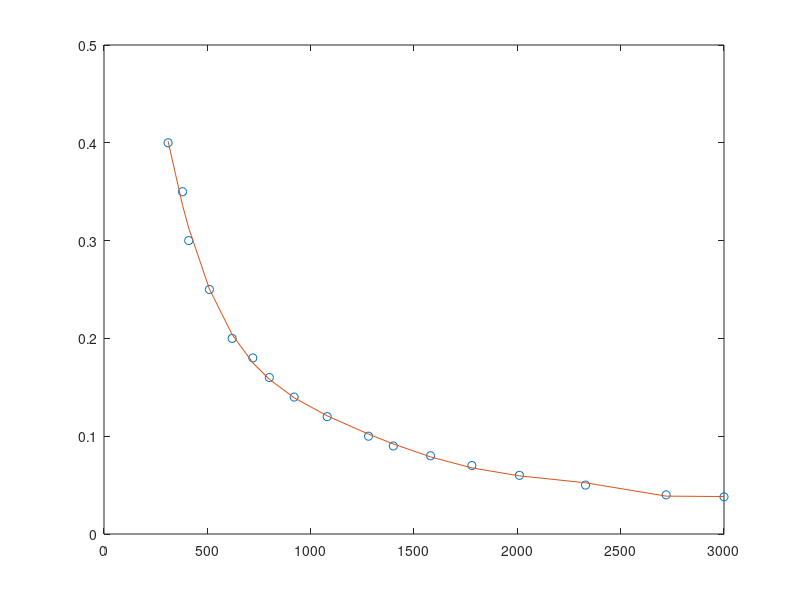
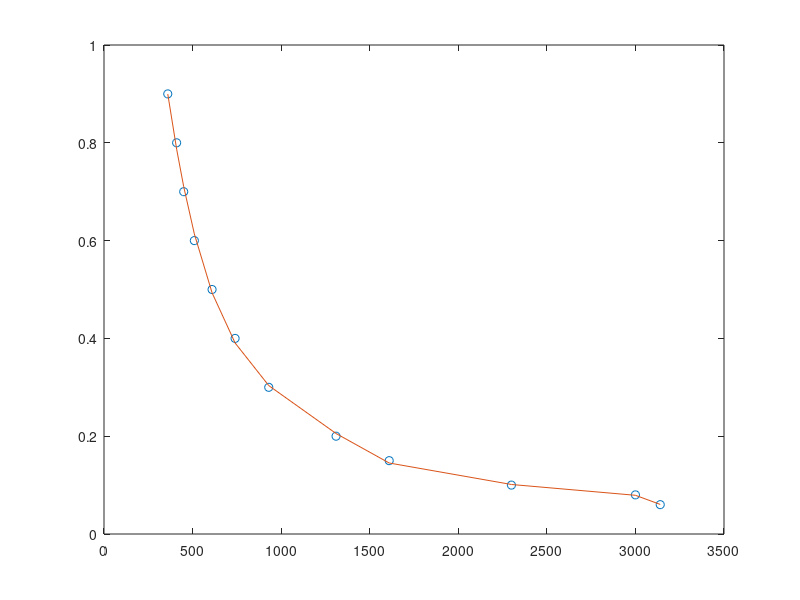
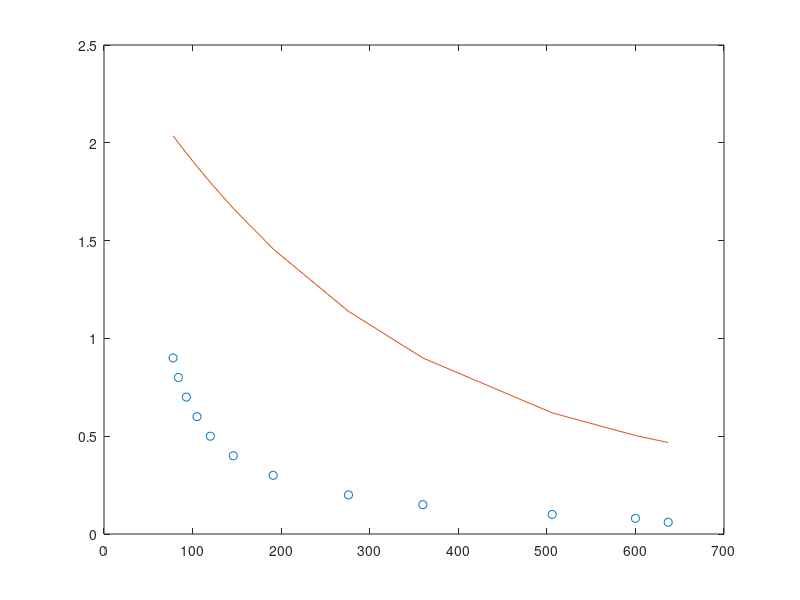

Here is the MATLAB script that generated these plots, in order: (Note: this script raises an error after producing the figures.)
format LONGE

% GP2D120, Kobuki's analog port
V = [  3000 2720 2330 2010 1780 1580 1400 1280 1080  920  800  720  620  510  410  380  310 ];
D = [ 0.038 0.04 0.05 0.06 0.07 0.08 0.09 0.10 0.12 0.14 0.16 0.18 0.20 0.25 0.30 0.35 0.40 ];

p = polyfit(V,D,6)
f = polyval(p,V);

figure
plot(V,D,'o',V,f,'-')

% GP2Y0A21YK, OpenCM and Kobuki's analog port
V = [  3140 3000 2300 1610 1310  930  740  610  510  450  410  360];
D = [  0.06 0.08 0.10 0.15 0.20 0.30 0.40 0.50 0.60 0.70 0.80 0.90];

p = polyfit(V,D,6)
f = polyval(p,V);

figure
plot(V,D,'o',V,f,'-')

% GP2Y0A21YK, Arduino's analog port
V = [   78  84  93 105 120 146 191 276 360  506  600  637 ];
D = [  0.9 0.8 0.7 0.6 0.5 0.4 0.3 0.2 0.15 0.1 0.08 0.06 ];
%D = D.*100

%p = polyfit(V,D,6)
f = polyval(p,V);

figure
plot(V,D,'o',V,f,'-')


R = load('~/.ros/READINGS');

s = size(R)
cov(R(:,1))
avg = 0;
for i = 1:s(2)
    cov(R(:,i))
    avg = avg + cov(R(:,i));
end
avg/s(2)
